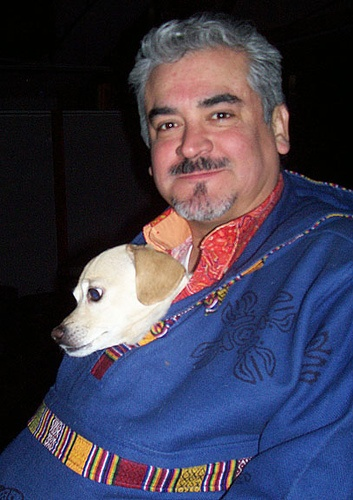
#> input picture matpy/imgFile.png, 353 x 500 px, found by its file name
$ python computeTextureMap.py
#> lines starting #> are read from the running program, lines starting #| are printed output that depends on the picture
#Script to run a 17D filter on an image to compute Texture Map
from scipy import dstack, average
import scipy.io as sio
import scipy.ndimage as nd
from cv2 import imread, cvtColor, COLOR_BGR2LAB, blur

matpyDir = '/home/dell/Desktop/sarvaswa/objectness-release-v2.2/Trial_Pascal/testSet/exp1/salprop-v1.0/matpy/'
imgFile = matpyDir + 'imgFile.png'
colorTextureFile = matpyDir + 'colorTextureFile.mat'

#Loading Image and defining parameters
img = imread(imgFile)
#> img is the input picture: shape (500, 353, 3); mean B, G, R 80.9, 60.9, 63.6
imgLab = cvtColor(img,COLOR_BGR2LAB)
#> imgLab: shape (500, 353, 3); mean of channels 0, 1, 2 68.1, 136.5, 117.5
L = imgLab[:,:,0]
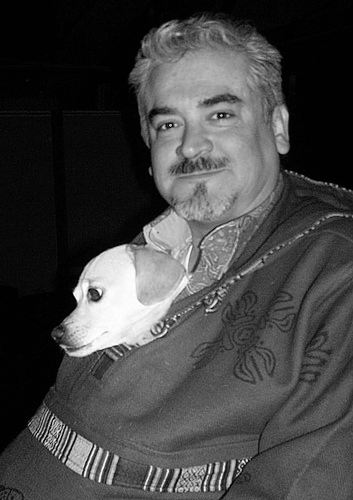
#> L: shape (500, 353); min 0, max 255, mean 68.1
sigma = 0.5

#TEXTURE FEATURES
#LoG Computation on L channel of LAB Image
LoG1 = nd.gaussian_laplace(L,sigma)
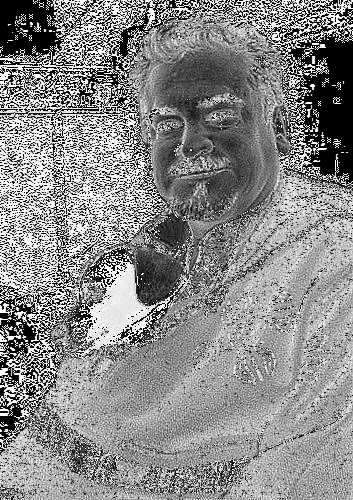
#> LoG1: shape (500, 353); min 0, max 255, mean 136.8
LoG2 = nd.gaussian_laplace(L,2*sigma)
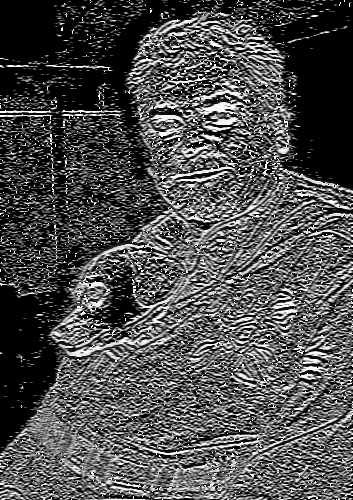
#> LoG2: shape (500, 353); min 0, max 255, mean 78.2
LoG3 = nd.gaussian_laplace(L,4*sigma)
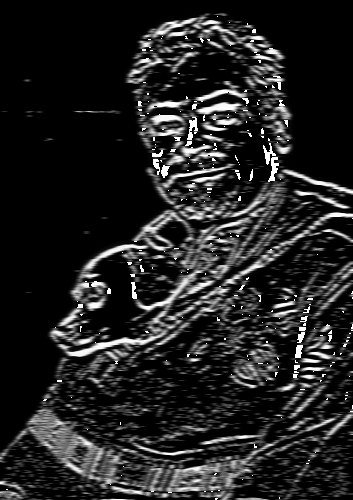
#> LoG3: shape (500, 353); min 0, max 255, mean 35.6
#> (the run stopped early here; a loop or call above may not have finished)
